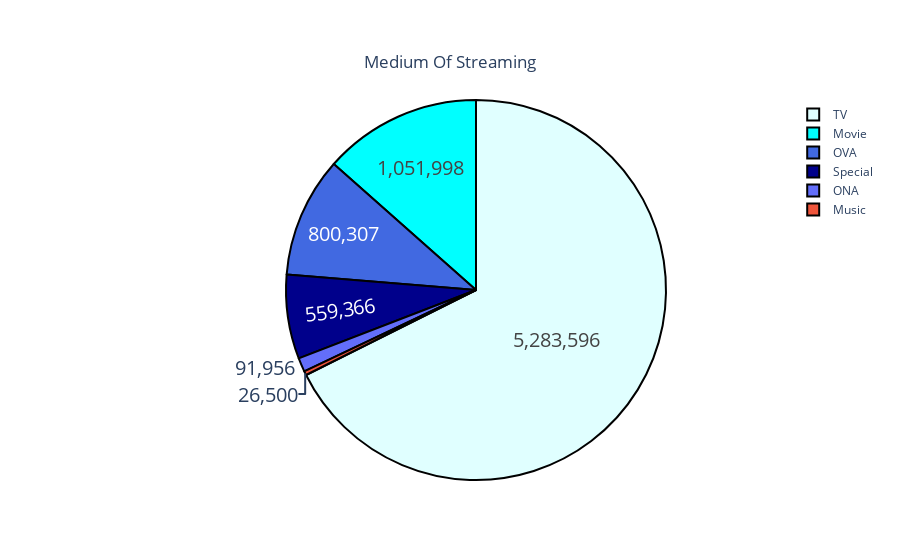

Notebook source saved alongside this figure:
### Code cell
import plotly.graph_objects as go

labels = anime_full['type'].value_counts().index
values = anime_full['type'].value_counts().values

colors = ['lightcyan','cyan','royalblue','darkblue']

fig = go.Figure(data = [go.Pie(labels = labels,values = values)])

fig.update_traces(hoverinfo ='label+percent',textinfo= 'value',textfont_size = 20,marker = dict(colors = colors,line = dict(color = '#000000',width = 2)))


fig.update_layout(
    title = {
        'text' : 'Medium Of Streaming',
        'y': 0.9,
        'x': 0.5,
        'xanchor':'center',
        'yanchor':'top'
    }

)

fig.show()

### Figure 1 — Plotly figure (JSON) as saved in the notebook; plotly's stock layout.template omitted (floating-point values rounded to 4 significant figures)
{"data": [{"hoverinfo": "label+percent", "labels": ["TV", "Movie", "OVA", "Special", "ONA", "Music"], "marker": {"colors": ["lightcyan", "cyan", "royalblue", "darkblue"], "line": {"color": "#000000", "width": 2}}, "textfont": {"size": 20}, "textinfo": "value", "type": "pie", "values": [5283596, 1051998, 800307, 559366, 91956, 26500]}], "layout": {"title": {"text": "Medium Of Streaming", "x": 0.5, "xanchor": "center", "y": 0.9, "yanchor": "top"}}}
